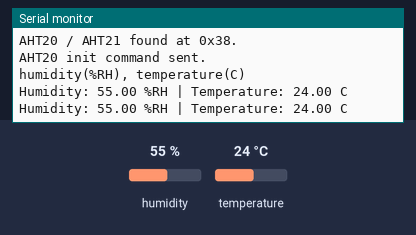
Bench run of a sketch on a simulated Arduino Uno, built with avr-gcc and run on an emulated ATmega328P. Parts: the last lines printed to the serial monitor. Wiring (inferred from the names in the program): AHT10/20 sensor at I2C address 0x38. Inputs (shaded band) come from the test bench; at power-on: humidity 55 %, temperature 24 °C.

Above: at 2.4 s.
2.5 s: humidity set to 22 %
At 3.9 s:
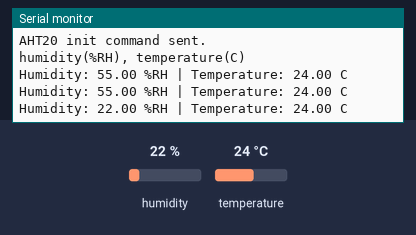
4.0 s: temperature set to 12 °C
At 5.3 s:
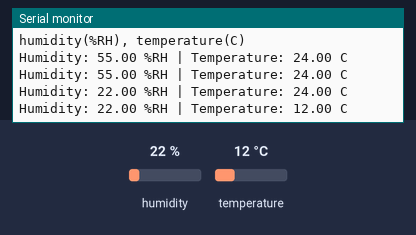
5.5 s: humidity set to 40 %
At 6.2 s:
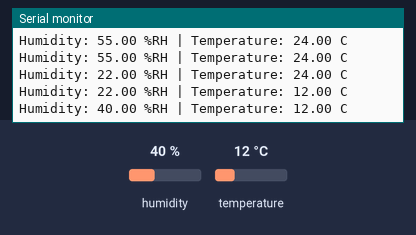
Timing chart, 0 to 8.5 s (numbered marks = the images above; inputs shaded):
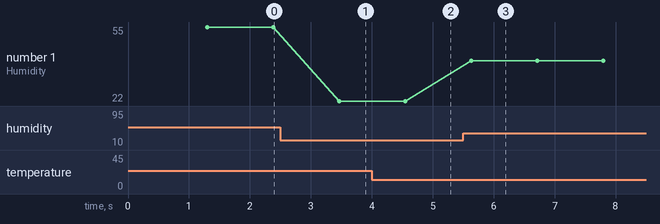

Measured:
- after the input at 2.5 s, the serial monitor: prints a new line after 0.97 s (image 1)
- after the input at 4.0 s, the serial monitor: prints a new line after 0.55 s (image 2)
- after the input at 5.5 s, the serial monitor: prints a new line after 0.13 s (image 3)
- plotted number 1: 55 → 22 after the input at 2.5 s, 22 → 40 after the input at 5.5 s

The sketch:

CO2_HT.ino
```cpp
#include <Wire.h>

const uint8_t AHT20_ADDRESS = 0x38;

void setup() {
  Serial.begin(115200);
  delay(1000);

  Serial.println();
  Serial.println("AHT20 / AHT21 Temperature Humidity Test");
  Serial.println("---------------------------------------");

  Wire.begin();

  // I2C scan
  Serial.println("I2C scan start...");

  bool found_aht20 = false;

  for (uint8_t address = 1; address < 127; address++) {
    Wire.beginTransmission(address);
    uint8_t error = Wire.endTransmission();

    if (error == 0) {
      Serial.print("I2C device found at 0x");

      if (address < 16) {
        Serial.print("0");
      }

      Serial.println(address, HEX);

      if (address == AHT20_ADDRESS) {
        found_aht20 = true;
      }
    }
  }

  if (found_aht20) {
    Serial.println("AHT20 / AHT21 found at 0x38.");
  } else {
    Serial.println("AHT20 / AHT21 was not found.");
    Serial.println("Check wiring and I2C address.");
  }

  delay(100);

  // AHT20 initialization
  Wire.beginTransmission(AHT20_ADDRESS);
  Wire.write(0xBE);
  Wire.write(0x08);
  Wire.write(0x00);
  uint8_t init_error = Wire.endTransmission();

  if (init_error == 0) {
    Serial.println("AHT20 init command sent.");
  } else {
    Serial.print("AHT20 init failed. I2C error: ");
    Serial.println(init_error);
  }

  delay(100);

  Serial.println();
  Serial.println("humidity(%RH), temperature(C)");
}

void loop() {
  // 測定開始コマンド
  Wire.beginTransmission(AHT20_ADDRESS);
  Wire.write(0xAC);
  Wire.write(0x33);
  Wire.write(0x00);
  uint8_t trigger_error = Wire.endTransmission();

  if (trigger_error != 0) {
    Serial.print("Measurement trigger failed. I2C error: ");
    Serial.println(trigger_error);
    delay(1000);
    return;
  }

  delay(80);

  Wire.requestFrom(AHT20_ADDRESS, (uint8_t)6);

  if (Wire.available() < 6) {
    Serial.println("Read failed. Not enough data.");
    delay(1000);
    return;
  }

  uint8_t data[6];

  for (int i = 0; i < 6; i++) {
    data[i] = Wire.read();
  }

  uint8_t status = data[0];

  // status bit 7 が 1 の場合は busy
  if ((status & 0x80) != 0) {
    Serial.println("Sensor is busy.");
    delay(1000);
    return;
  }

  // 湿度 20bit
  uint32_t raw_humidity = 0;
  raw_humidity |= ((uint32_t)data[1] << 12);
  raw_humidity |= ((uint32_t)data[2] << 4);
  raw_humidity |= ((uint32_t)data[3] >> 4);

  // 温度 20bit
  uint32_t raw_temperature = 0;
  raw_temperature |= (((uint32_t)data[3] & 0x0F) << 16);
  raw_temperature |= ((uint32_t)data[4] << 8);
  raw_temperature |= data[5];

  float humidity = ((float)raw_humidity / 1048576.0) * 100.0;
  float temperature = ((float)raw_temperature / 1048576.0) * 200.0 - 50.0;

  Serial.print("Humidity: ");
  Serial.print(humidity, 2);
  Serial.print(" %RH");

  Serial.print(" | Temperature: ");
  Serial.print(temperature, 2);
  Serial.println(" C");

  delay(1000);
}
```
